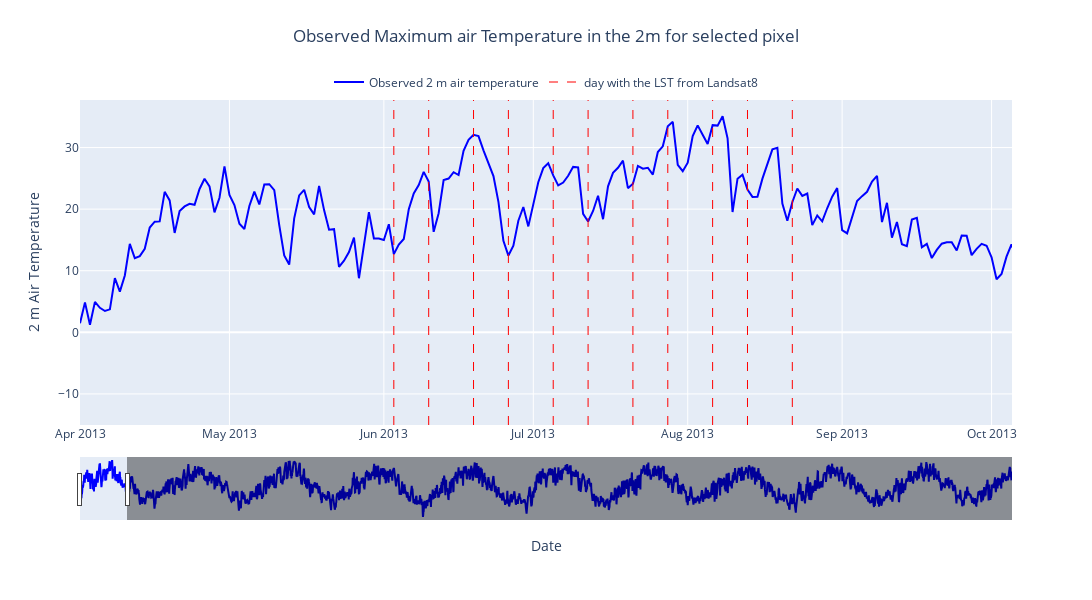

Write notebook code for a chart like this one.
### Code cell
# Sample data
start_date = datetime(2013, 4, 1)
end_date = datetime(2023, 6, 30)
date_list = [start_date + timedelta(days=i) for i in range((end_date - start_date).days + 1)]
values = air_temp  # Replace this with your actual data
# Create figure
fig = go.Figure()
# Add line trace with legend
fig.add_trace(go.Scatter(x=date_list, y=values, mode='lines', name='Observed 2 m air temperature', line=dict(color='blue'), showlegend=True))
# Add title and axis labels
fig.update_layout(
     title={
        'text': "Observed Maximum air Temperature in the 2m for selected pixel",
        'x':0.5,
        'y':0.95,
        'xanchor': 'center',
        'yanchor': 'top'
    },
    xaxis_title="Date",
    yaxis_title="2 m Air Temperature",
    width=1100,  # Width of the graph
    height=600,
    legend=dict(
        orientation="h",  # Set legend orientation to horizontal
        yanchor="top",  # Anchor legend to the top
        y=1.1,  # Adjust y position
        xanchor="center",  # Anchor legend to the center horizontally
        x=0.5  # Adjust x position
    )
)
# Add slider
fig.update_layout(
    xaxis=dict(
        rangeslider=dict(
            visible=True
        ),
        type="date"
    )
)
# Add vertical lines for each date in date_list2
for date in date_list2:
    fig.add_shape(
        type="line",
        xref="x",
        yref="paper",
        x0=date,
        y0=0,
        x1=date,
        y1=1,
        line=dict(color="red", width=1, dash="dash"),
        name='Highlighted Date'
    )
# Add custom legend item for vertical lines
fig.add_trace(go.Scatter(
    x=[None],
    y=[None],
    mode='lines',
    line=dict(color='red', width=1, dash='dash'),
    name='day with the LST from Landsat8'
))
# Show plot
fig.show()

### Figure 1 — Plotly figure (JSON) as saved in the notebook; plotly's stock layout.template omitted (floating-point values rounded to 4 significant figures; data arrays with more than 128 entries replaced by an {"elided": "..."} marker saying what was removed)
{"data": [{"line": {"color": "blue"}, "mode": "lines", "name": "Observed 2 m air temperature", "showlegend": true, "type": "scatter", "x": {"elided": "3743 str values"}, "y": {"elided": "3743 float values"}}, {"line": {"color": "red", "dash": "dash", "width": 1}, "mode": "lines", "name": "day with the LST from Landsat8", "type": "scatter", "x": [null], "y": [null]}], "layout": {"height": 600, "legend": {"orientation": "h", "x": 0.5, "xanchor": "center", "y": 1.1, "yanchor": "top"}, "shapes": [{"line": {"color": "red", "dash": "dash", "width": 1}, "name": "Highlighted Date", "type": "line", "x0": "2013-06-03T00:00:00", "x1": "2013-06-03T00:00:00", "xref": "x", "y0": 0, "y1": 1, "yref": "paper"}, {"line": {"color": "red", "dash": "dash", "width": 1}, "name": "Highlighted Date", "type": "line", "x0": "2013-06-10T00:00:00", "x1": "2013-06-10T00:00:00", "xref": "x", "y0": 0, "y1": 1, "yref": "paper"}, {"line": {"color": "red", "dash": "dash", "width": 1}, "name": "Highlighted Date", "type": "line", "x0": "2013-06-19T00:00:00", "x1": "2013-06-19T00:00:00", "xref": "x", "y0": 0, "y1": 1, "yref": "paper"}, {"line": {"color": "red", "dash": "dash", "width": 1}, "name": "Highlighted Date", "type": "line", "x0": "2013-06-26T00:00:00", "x1": "2013-06-26T00:00:00", "xref": "x", "y0": 0, "y1": 1, "yref": "paper"}, {"line": {"color": "red", "dash": "dash", "width": 1}, "name": "Highlighted Date", "type": "line", "x0": "2013-07-05T00:00:00", "x1": "2013-07-05T00:00:00", "xref": "x", "y0": 0, "y1": 1, "yref": "paper"}, {"line": {"color": "red", "dash": "dash", "width": 1}, "name": "Highlighted Date", "type": "line", "x0": "2013-07-12T00:00:00", "x1": "2013-07-12T00:00:00", "xref": "x", "y0": 0, "y1": 1, "yref": "paper"}, {"line": {"color": "red", "dash": "dash", "width": 1}, "name": "Highlighted Date", "type": "line", "x0": "2013-07-21T00:00:00", "x1": "2013-07-21T00:00:00", "xref": "x", "y0": 0, "y1": 1, "yref": "paper"}, {"line": {"color": "red", "dash": "dash", "width": 1}, "name": "Highlighted Date", "type": "line", "x0": "2013-07-28T00:00:00", "x1": "2013-07-28T00:00:00", "xref": "x", "y0": 0, "y1": 1, "yref": "paper"}, {"line": {"color": "red", "dash": "dash", "width": 1}, "name": "Highlighted Date", "type": "line", "x0": "2013-08-06T00:00:00", "x1": "2013-08-06T00:00:00", "xref": "x", "y0": 0, "y1": 1, "yref": "paper"}, {"line": {"color": "red", "dash": "dash", "width": 1}, "name": "Highlighted Date", "type": "line", "x0": "2013-08-13T00:00:00", "x1": "2013-08-13T00:00:00", "xref": "x", "y0": 0, "y1": 1, "yref": "paper"}, {"line": {"color": "red", "dash": "dash", "width": 1}, "name": "Highlighted Date", "type": "line", "x0": "2013-08-22T00:00:00", "x1": "2013-08-22T00:00:00", "xref": "x", "y0": 0, "y1": 1, "yref": "paper"}, {"line": {"color": "red", "dash": "dash", "width": 1}, "name": "Highlighted Date", "type": "line", "x0": "2014-06-06T00:00:00", "x1": "2014-06-06T00:00:00", "xref": "x", "y0": 0, "y1": 1, "yref": "paper"}, {"line": {"color": "red", "dash": "dash", "width": 1}, "name": "Highlighted Date", "type": "line", "x0": "2014-06-13T00:00:00", "x1": "2014-06-13T00:00:00", "xref": "x", "y0": 0, "y1": 1, "yref": "paper"}, {"line": {"color": "red", "dash": "dash", "width": 1}, "name": "Highlighted Date", "type": "line", "x0": "2014-06-22T00:00:00", "x1": "2014-06-22T00:00:00", "xref": "x", "y0": 0, "y1": 1, "yref": "paper"}, {"line": {"color": "red", "dash": "dash", "width": 1}, "name": "Highlighted Date", "type": "line", "x0": "2014-06-29T00:00:00", "x1": "2014-06-29T00:00:00", "xref": "x", "y0": 0, "y1": 1, "yref": "paper"}, {"line": {"color": "red", "dash": "dash", "width": 1}, "name": "Highlighted Date", "type": "line", "x0": "2014-07-08T00:00:00", "x1": "2014-07-08T00:00:00", "xref": "x", "y0": 0, "y1": 1, "yref": "paper"}, {"line": {"color": "red", "dash": "dash", "width": 1}, "name": "Highlighted Date", "type": "line", "x0": "2014-07-15T00:00:00", "x1": "2014-07-15T00:00:00", "xref": "x", "y0": 0, "y1": 1, "yref": "paper"}, {"line": {"color": "red", "dash": "dash", "width": 1}, "name": "Highlighted Date", "type": "line", "x0": "2014-07-24T00:00:00", "x1": "2014-07-24T00:00:00", "xref": "x", "y0": 0, "y1": 1, "yref": "paper"}, {"line": {"color": "red", "dash": "dash", "width": 1}, "name": "Highlighted Date", "type": "line", "x0": "2014-07-31T00:00:00", "x1": "2014-07-31T00:00:00", "xref": "x", "y0": 0, "y1": 1, "yref": "paper"}, {"line": {"color": "red", "dash": "dash", "width": 1}, "name": "Highlighted Date", "type": "line", "x0": "2014-08-09T00:00:00", "x1": "2014-08-09T00:00:00", "xref": "x", "y0": 0, "y1": 1, "yref": "paper"}, {"line": {"color": "red", "dash": "dash", "width": 1}, "name": "Highlighted Date", "type": "line", "x0": "2014-08-25T00:00:00", "x1": "2014-08-25T00:00:00", "xref": "x", "y0": 0, "y1": 1, "yref": "paper"}, {"line": {"color": "red", "dash": "dash", "width": 1}, "name": "Highlighted Date", "type": "line", "x0": "2015-06-09T00:00:00", "x1": "2015-06-09T00:00:00", "xref": "x", "y0": 0, "y1": 1, "yref": "paper"}, {"line": {"color": "red", "dash": "dash", "width": 1}, "name": "Highlighted Date", "type": "line", "x0": "2015-06-16T00:00:00", "x1": "2015-06-16T00:00:00", "xref": "x", "y0": 0, "y1": 1, "yref": "paper"}, {"line": {"color": "red", "dash": "dash", "width": 1}, "name": "Highlighted Date", "type": "line", "x0": "2015-06-25T00:00:00", "x1": "2015-06-25T00:00:00", "xref": "x", "y0": 0, "y1": 1, "yref": "paper"}, {"line": {"color": "red", "dash": "dash", "width": 1}, "name": "Highlighted Date", "type": "line", "x0": "2015-07-02T00:00:00", "x1": "2015-07-02T00:00:00", "xref": "x", "y0": 0, "y1": 1, "yref": "paper"}, {"line": {"color": "red", "dash": "dash", "width": 1}, "name": "Highlighted Date", "type": "line", "x0": "2015-07-11T00:00:00", "x1": "2015-07-11T00:00:00", "xref": "x", "y0": 0, "y1": 1, "yref": "paper"}, {"line": {"color": "red", "dash": "dash", "width": 1}, "name": "Highlighted Date", "type": "line", "x0": "2015-07-18T00:00:00", "x1": "2015-07-18T00:00:00", "xref": "x", "y0": 0, "y1": 1, "yref": "paper"}, {"line": {"color": "red", "dash": "dash", "width": 1}, "name": "Highlighted Date", "type": "line", "x0": "2015-07-27T00:00:00", "x1": "2015-07-27T00:00:00", "xref": "x", "y0": 0, "y1": 1, "yref": "paper"}, {"line": {"color": "red", "dash": "dash", "width": 1}, "name": "Highlighted Date", "type": "line", "x0": "2015-08-03T00:00:00", "x1": "2015-08-03T00:00:00", "xref": "x", "y0": 0, "y1": 1, "yref": "paper"}, {"line": {"color": "red", "dash": "dash", "width": 1}, "name": "Highlighted Date", "type": "line", "x0": "2015-08-12T00:00:00", "x1": "2015-08-12T00:00:00", "xref": "x", "y0": 0, "y1": 1, "yref": "paper"}, {"line": {"color": "red", "dash": "dash", "width": 1}, "name": "Highlighted Date", "type": "line", "x0": "2015-08-19T00:00:00", "x1": "2015-08-19T00:00:00", "xref": "x", "y0": 0, "y1": 1, "yref": "paper"}, {"line": {"color": "red", "dash": "dash", "width": 1}, "name": "Highlighted Date", "type": "line", "x0": "2015-08-28T00:00:00", "x1": "2015-08-28T00:00:00", "xref": "x", "y0": 0, "y1": 1, "yref": "paper"}, {"line": {"color": "red", "dash": "dash", "width": 1}, "name": "Highlighted Date", "type": "line", "x0": "2016-06-02T00:00:00", "x1": "2016-06-02T00:00:00", "xref": "x", "y0": 0, "y1": 1, "yref": "paper"}, {"line": {"color": "red", "dash": "dash", "width": 1}, "name": "Highlighted Date", "type": "line", "x0": "2016-06-18T00:00:00", "x1": "2016-06-18T00:00:00", "xref": "x", "y0": 0, "y1": 1, "yref": "paper"}, {"line": {"color": "red", "dash": "dash", "width": 1}, "name": "Highlighted Date", "type": "line", "x0": "2016-06-27T00:00:00", "x1": "2016-06-27T00:00:00", "xref": "x", "y0": 0, "y1": 1, "yref": "paper"}, {"line": {"color": "red", "dash": "dash", "width": 1}, "name": "Highlighted Date", "type": "line", "x0": "2016-07-04T00:00:00", "x1": "2016-07-04T00:00:00", "xref": "x", "y0": 0, "y1": 1, "yref": "paper"}, {"line": {"color": "red", "dash": "dash", "width": 1}, "name": "Highlighted Date", "type": "line", "x0": "2016-07-13T00:00:00", "x1": "2016-07-13T00:00:00", "xref": "x", "y0": 0, "y1": 1, "yref": "paper"}, {"line": {"color": "red", "dash": "dash", "width": 1}, "name": "Highlighted Date", "type": "line", "x0": "2016-07-20T00:00:00", "x1": "2016-07-20T00:00:00", "xref": "x", "y0": 0, "y1": 1, "yref": "paper"}, {"line": {"color": "red", "dash": "dash", "width": 1}, "name": "Highlighted Date", "type": "line", "x0": "2016-07-29T00:00:00", "x1": "2016-07-29T00:00:00", "xref": "x", "y0": 0, "y1": 1, "yref": "paper"}, {"line": {"color": "red", "dash": "dash", "width": 1}, "name": "Highlighted Date", "type": "line", "x0": "2016-08-05T00:00:00", "x1": "2016-08-05T00:00:00", "xref": "x", "y0": 0, "y1": 1, "yref": "paper"}, {"line": {"color": "red", "dash": "dash", "width": 1}, "name": "Highlighted Date", "type": "line", "x0": "2016-08-14T00:00:00", "x1": "2016-08-14T00:00:00", "xref": "x", "y0": 0, "y1": 1, "yref": "paper"}, {"line": {"color": "red", "dash": "dash", "width": 1}, "name": "Highlighted Date", "type": "line", "x0": "2016-08-21T00:00:00", "x1": "2016-08-21T00:00:00", "xref": "x", "y0": 0, "y1": 1, "yref": "paper"}, {"line": {"color": "red", "dash": "dash", "width": 1}, "name": "Highlighted Date", "type": "line", "x0": "2016-08-30T00:00:00", "x1": "2016-08-30T00:00:00", "xref": "x", "y0": 0, "y1": 1, "yref": "paper"}, {"line": {"color": "red", "dash": "dash", "width": 1}, "name": "Highlighted Date", "type": "line", "x0": "2017-06-14T00:00:00", "x1": "2017-06-14T00:00:00", "xref": "x", "y0": 0, "y1": 1, "yref": "paper"}, {"line": {"color": "red", "dash": "dash", "width": 1}, "name": "Highlighted Date", "type": "line", "x0": "2017-06-21T00:00:00", "x1": "2017-06-21T00:00:00", "xref": "x", "y0": 0, "y1": 1, "yref": "paper"}, {"line": {"color": "red", "dash": "dash", "width": 1}, "name": "Highlighted Date", "type": "line", "x0": "2017-06-30T00:00:00", "x1": "2017-06-30T00:00:00", "xref": "x", "y0": 0, "y1": 1, "yref": "paper"}, {"line": {"color": "red", "dash": "dash", "width": 1}, "name": "Highlighted Date", "type": "line", "x0": "2017-07-07T00:00:00", "x1": "2017-07-07T00:00:00", "xref": "x", "y0": 0, "y1": 1, "yref": "paper"}, {"line": {"color": "red", "dash": "dash", "width": 1}, "name": "Highlighted Date", "type": "line", "x0": "2017-07-16T00:00:00", "x1": "2017-07-16T00:00:00", "xref": "x", "y0": 0, "y1": 1, "yref": "paper"}, {"line": {"color": "red", "dash": "dash", "width": 1}, "name": "Highlighted Date", "type": "line", "x0": "2017-07-23T00:00:00", "x1": "2017-07-23T00:00:00", "xref": "x", "y0": 0, "y1": 1, "yref": "paper"}, {"line": {"color": "red", "dash": "dash", "width": 1}, "name": "Highlighted Date", "type": "line", "x0": "2017-08-08T00:00:00", "x1": "2017-08-08T00:00:00", "xref": "x", "y0": 0, "y1": 1, "yref": "paper"}, {"line": {"color": "red", "dash": "dash", "width": 1}, "name": "Highlighted Date", "type": "line", "x0": "2017-08-17T00:00:00", "x1": "2017-08-17T00:00:00", "xref": "x", "y0": 0, "y1": 1, "yref": "paper"}, {"line": {"color": "red", "dash": "dash", "width": 1}, "name": "Highlighted Date", "type": "line", "x0": "2017-08-24T00:00:00", "x1": "2017-08-24T00:00:00", "xref": "x", "y0": 0, "y1": 1, "yref": "paper"}, {"line": {"color": "red", "dash": "dash", "width": 1}, "name": "Highlighted Date", "type": "line", "x0": "2018-06-01T00:00:00", "x1": "2018-06-01T00:00:00", "xref": "x", "y0": 0, "y1": 1, "yref": "paper"}, {"line": {"color": "red", "dash": "dash", "width": 1}, "name": "Highlighted Date", "type": "line", "x0": "2018-06-08T00:00:00", "x1": "2018-06-08T00:00:00", "xref": "x", "y0": 0, "y1": 1, "yref": "paper"}, {"line": {"color": "red", "dash": "dash", "width": 1}, "name": "Highlighted Date", "type": "line", "x0": "2018-06-17T00:00:00", "x1": "2018-06-17T00:00:00", "xref": "x", "y0": 0, "y1": 1, "yref": "paper"}, {"line": {"color": "red", "dash": "dash", "width": 1}, "name": "Highlighted Date", "type": "line", "x0": "2018-06-24T00:00:00", "x1": "2018-06-24T00:00:00", "xref": "x", "y0": 0, "y1": 1, "yref": "paper"}, {"line": {"color": "red", "dash": "dash", "width": 1}, "name": "Highlighted Date", "type": "line", "x0": "2018-07-03T00:00:00", "x1": "2018-07-03T00:00:00", "xref": "x", "y0": 0, "y1": 1, "yref": "paper"}, {"line": {"color": "red", "dash": "dash", "width": 1}, "name": "Highlighted Date", "type": "line", "x0": "2018-07-10T00:00:00", "x1": "2018-07-10T00:00:00", "xref": "x", "y0": 0, "y1": 1, "yref": "paper"}, {"line": {"color": "red", "dash": "dash", "width": 1}, "name": "Highlighted Date", "type": "line", "x0": "2018-07-19T00:00:00", "x1": "2018-07-19T00:00:00", "xref": "x", "y0": 0, "y1": 1, "yref": "paper"}, {"line": {"color": "red", "dash": "dash", "width": 1}, "name": "Highlighted Date", "type": "line", "x0": "2018-07-26T00:00:00", "x1": "2018-07-26T00:00:00", "xref": "x", "y0": 0, "y1": 1, "yref": "paper"}, {"line": {"color": "red", "dash": "dash", "width": 1}, "name": "Highlighted Date", "type": "line", "x0": "2018-08-04T00:00:00", "x1": "2018-08-04T00:00:00", "xref": "x", "y0": 0, "y1": 1, "yref": "paper"}, {"line": {"color": "red", "dash": "dash", "width": 1}, "name": "Highlighted Date", "type": "line", "x0": "2018-08-11T00:00:00", "x1": "2018-08-11T00:00:00", "xref": "x", "y0": 0, "y1": 1, "yref": "paper"}, {"line": {"color": "red", "dash": "dash", "width": 1}, "name": "Highlighted Date", "type": "line", "x0": "2018-08-20T00:00:00", "x1": "2018-08-20T00:00:00", "xref": "x", "y0": 0, "y1": 1, "yref": "paper"}, {"line": {"color": "red", "dash": "dash", "width": 1}, "name": "Highlighted Date", "type": "line", "x0": "2018-08-27T00:00:00", "x1": "2018-08-27T00:00:00", "xref": "x", "y0": 0, "y1": 1, "yref": "paper"}, {"line": {"color": "red", "dash": "dash", "width": 1}, "name": "Highlighted Date", "type": "line", "x0": "2019-06-04T00:00:00", "x1": "2019-06-04T00:00:00", "xref": "x", "y0": 0, "y1": 1, "yref": "paper"}, {"line": {"color": "red", "dash": "dash", "width": 1}, "name": "Highlighted Date", "type": "line", "x0": "2019-06-20T00:00:00", "x1": "2019-06-20T00:00:00", "xref": "x", "y0": 0, "y1": 1, "yref": "paper"}, {"line": {"color": "red", "dash": "dash", "width": 1}, "name": "Highlighted Date", "type": "line", "x0": "2019-06-27T00:00:00", "x1": "2019-06-27T00:00:00", "xref": "x", "y0": 0, "y1": 1, "yref": "paper"}, {"line": {"color": "red", "dash": "dash", "width": 1}, "name": "Highlighted Date", "type": "line", "x0": "2019-07-06T00:00:00", "x1": "2019-07-06T00:00:00", "xref": "x", "y0": 0, "y1": 1, "yref": "paper"}, {"line": {"color": "red", "dash": "dash", "width": 1}, "name": "Highlighted Date", "type": "line", "x0": "2019-07-13T00:00:00", "x1": "2019-07-13T00:00:00", "xref": "x", "y0": 0, "y1": 1, "yref": "paper"}, {"line": {"color": "red", "dash": "dash", "width": 1}, "name": "Highlighted Date", "type": "line", "x0": "2019-07-22T00:00:00", "x1": "2019-07-22T00:00:00", "xref": "x", "y0": 0, "y1": 1, "yref": "paper"}, {"line": {"color": "red", "dash": "dash", "width": 1}, "name": "Highlighted Date", "type": "line", "x0": "2019-07-29T00:00:00", "x1": "2019-07-29T00:00:00", "xref": "x", "y0": 0, "y1": 1, "yref": "paper"}, {"line": {"color": "red", "dash": "dash", "width": 1}, "name": "Highlighted Date", "type": "line", "x0": "2019-08-07T00:00:00", "x1": "2019-08-07T00:00:00", "xref": "x", "y0": 0, "y1": 1, "yref": "paper"}, {"line": {"color": "red", "dash": "dash", "width": 1}, "name": "Highlighted Date", "type": "line", "x0": "2019-08-14T00:00:00", "x1": "2019-08-14T00:00:00", "xref": "x", "y0": 0, "y1": 1, "yref": "paper"}, {"line": {"color": "red", "dash": "dash", "width": 1}, "name": "Highlighted Date", "type": "line", "x0": "2019-08-23T00:00:00", "x1": "2019-08-23T00:00:00", "xref": "x", "y0": 0, "y1": 1, "yref": "paper"}, {"line": {"color": "red", "dash": "dash", "width": 1}, "name": "Highlighted Date", "type": "line", "x0": "2019-08-30T00:00:00", "x1": "2019-08-30T00:00:00", "xref": "x", "y0": 0, "y1": 1, "yref": "paper"}, {"line": {"color": "red", "dash": "dash", "width": 1}, "name": "Highlighted Date", "type": "line", "x0": "2020-06-06T00:00:00", "x1": "2020-06-06T00:00:00", "xref": "x", "y0": 0, "y1": 1, "yref": "paper"}, {"line": {"color": "red", "dash": "dash", "width": 1}, "name": "Highlighted Date", "type": "line", "x0": "2020-06-13T00:00:00", "x1": "2020-06-13T00:00:00", "xref": "x", "y0": 0, "y1": 1, "yref": "paper"}, {"line": {"color": "red", "dash": "dash", "width": 1}, "name": "Highlighted Date", "type": "line", "x0": "2020-06-22T00:00:00", "x1": "2020-06-22T00:00:00", "xref": "x", "y0": 0, "y1": 1, "yref": "paper"}, {"line": {"color": "red", "dash": "dash", "width": 1}, "name": "Highlighted Date", "type": "line", "x0": "2020-06-29T00:00:00", "x1": "2020-06-29T00:00:00", "xref": "x", "y0": 0, "y1": 1, "yref": "paper"}, {"line": {"color": "red", "dash": "dash", "width": 1}, "name": "Highlighted Date", "type": "line", "x0": "2020-07-08T00:00:00", "x1": "2020-07-08T00:00:00", "xref": "x", "y0": 0, "y1": 1, "yref": "paper"}, {"line": {"color": "red", "dash": "dash", "width": 1}, "name": "Highlighted Date", "type": "line", "x0": "2020-07-15T00:00:00", "x1": "2020-07-15T00:00:00", "xref": "x", "y0": 0, "y1": 1, "yref": "paper"}, {"line": {"color": "red", "dash": "dash", "width": 1}, "name": "Highlighted Date", "type": "line", "x0": "2020-07-24T00:00:00", "x1": "2020-07-24T00:00:00", "xref": "x", "y0": 0, "y1": 1, "yref": "paper"}, {"line": {"color": "red", "dash": "dash", "width": 1}, "name": "Highlighted Date", "type": "line", "x0": "2020-07-31T00:00:00", "x1": "2020-07-31T00:00:00", "xref": "x", "y0": 0, "y1": 1, "yref": "paper"}, {"line": {"color": "red", "dash": "dash", "width": 1}, "name": "Highlighted Date", "type": "line", "x0": "2020-08-09T00:00:00", "x1": "2020-08-09T00:00:00", "xref": "x", "y0": 0, "y1": 1, "yref": "paper"}, {"line": {"color": "red", "dash": "dash", "width": 1}, "name": "Highlighted Date", "type": "line", "x0": "2020-08-16T00:00:00", "x1": "2020-08-16T00:00:00", "xref": "x", "y0": 0, "y1": 1, "yref": "paper"}, {"line": {"color": "red", "dash": "dash", "width": 1}, "name": "Highlighted Date", "type": "line", "x0": "2020-08-25T00:00:00", "x1": "2020-08-25T00:00:00", "xref": "x", "y0": 0, "y1": 1, "yref": "paper"}, {"line": {"color": "red", "dash": "dash", "width": 1}, "name": "Highlighted Date", "type": "line", "x0": "2021-06-09T00:00:00", "x1": "2021-06-09T00:00:00", "xref": "x", "y0": 0, "y1": 1, "yref": "paper"}, {"line": {"color": "red", "dash": "dash", "width": 1}, "name": "Highlighted Date", "type": "line", "x0": "2021-06-16T00:00:00", "x1": "2021-06-16T00:00:00", "xref": "x", "y0": 0, "y1": 1, "yref": "paper"}, {"line": {"color": "red", "dash": "dash", "width": 1}, "name": "Highlighted Date", "type": "line", "x0": "2021-06-25T00:00:00", "x1": "2021-06-25T00:00:00", "xref": "x", "y0": 0, "y1": 1, "yref": "paper"}, {"line": {"color": "red", "dash": "dash", "width": 1}, "name": "Highlighted Date", "type": "line", "x0": "2021-07-02T00:00:00", "x1": "2021-07-02T00:00:00", "xref": "x", "y0": 0, "y1": 1, "yref": "paper"}, {"line": {"color": "red", "dash": "dash", "width": 1}, "name": "Highlighted Date", "type": "line", "x0": "2021-07-11T00:00:00", "x1": "2021-07-11T00:00:00", "xref": "x", "y0": 0, "y1": 1, "yref": "paper"}, {"line": {"color": "red", "dash": "dash", "width": 1}, "name": "Highlighted Date", "type": "line", "x0": "2021-07-18T00:00:00", "x1": "2021-07-18T00:00:00", "xref": "x", "y0": 0, "y1": 1, "yref": "paper"}, {"line": {"color": "red", "dash": "dash", "width": 1}, "name": "Highlighted Date", "type": "line", "x0": "2021-07-27T00:00:00", "x1": "2021-07-27T00:00:00", "xref": "x", "y0": 0, "y1": 1, "yref": "paper"}, {"line": {"color": "red", "dash": "dash", "width": 1}, "name": "Highlighted Date", "type": "line", "x0": "2021-08-03T00:00:00", "x1": "2021-08-03T00:00:00", "xref": "x", "y0": 0, "y1": 1, "yref": "paper"}, {"line": {"color": "red", "dash": "dash", "width": 1}, "name": "Highlighted Date", "type": "line", "x0": "2021-08-12T00:00:00", "x1": "2021-08-12T00:00:00", "xref": "x", "y0": 0, "y1": 1, "yref": "paper"}, {"line": {"color": "red", "dash": "dash", "width": 1}, "name": "Highlighted Date", "type": "line", "x0": "2021-08-19T00:00:00", "x1": "2021-08-19T00:00:00", "xref": "x", "y0": 0, "y1": 1, "yref": "paper"}, {"line": {"color": "red", "dash": "dash", "width": 1}, "name": "Highlighted Date", "type": "line", "x0": "2021-08-28T00:00:00", "x1": "2021-08-28T00:00:00", "xref": "x", "y0": 0, "y1": 1, "yref": "paper"}], "title": {"text": "Observed Maximum air Temperature in the 2m for selected pixel", "x": 0.5, "xanchor": "center", "y": 0.95, "yanchor": "top"}, "width": 1100, "xaxis": {"autorange": false, "range": ["2013-04-01", "2013-10-05 02:24"], "rangeslider": {"autorange": true, "range": ["2013-04-01", "2023-06-30"], "visible": true, "yaxis": {"_template": null, "rangemode": "match"}}, "title": {"text": "Date"}, "type": "date"}, "yaxis": {"autorange": true, "range": [-15.05, 37.72], "title": {"text": "2 m Air Temperature"}, "type": "linear"}}}
